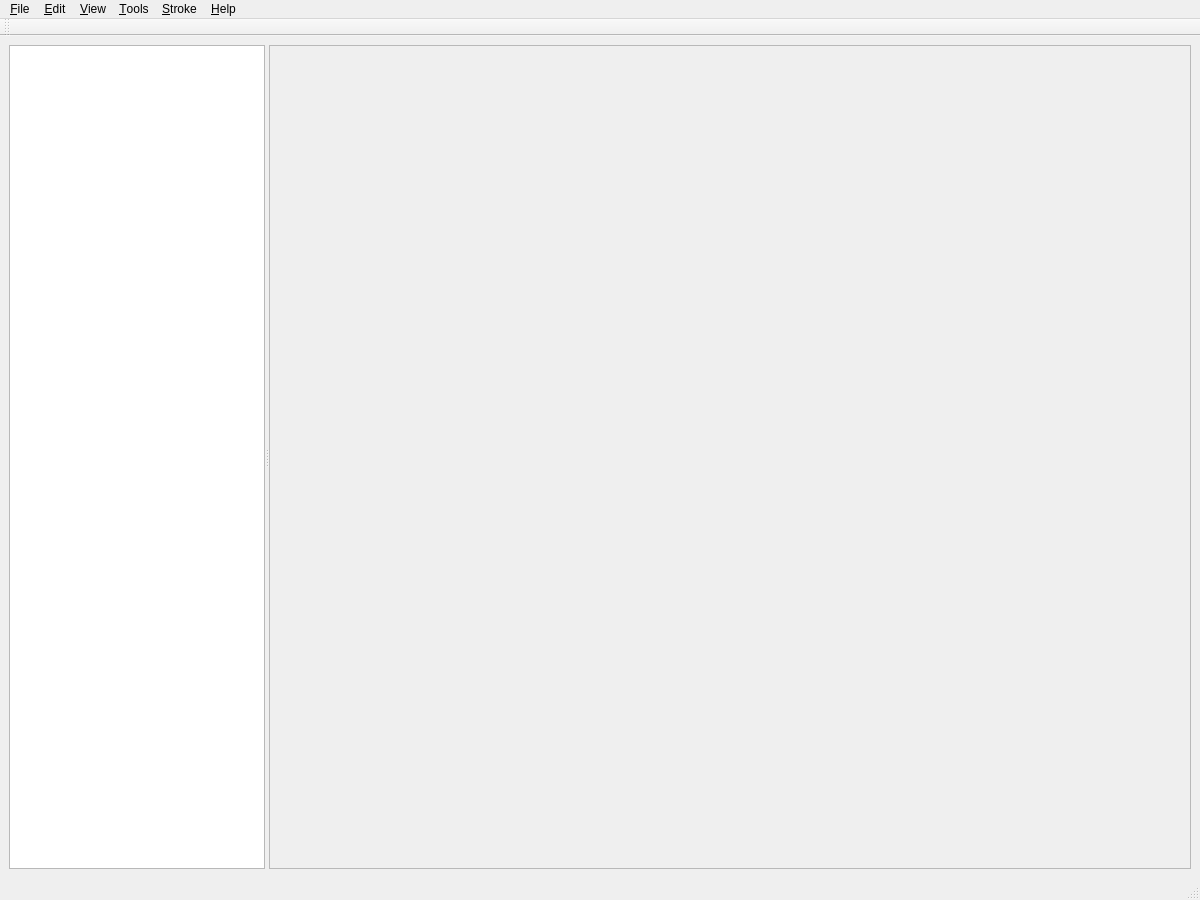
<?xml version="1.0" encoding="UTF-8"?>
<ui version="4.0">
 <class>MainWindow</class>
 <widget class="QMainWindow" name="MainWindow">
  <property name="geometry">
   <rect>
    <x>0</x>
    <y>0</y>
    <width>1200</width>
    <height>900</height>
   </rect>
  </property>
  <property name="windowTitle">
   <string>Tiffany</string>
  </property>
  <widget class="QWidget" name="centralwidget">
   <layout class="QHBoxLayout" name="centralWidgetLayout">
    <item>
     <widget class="QSplitter" name="splitter">
      <property name="orientation">
       <enum>Qt::Horizontal</enum>
      </property>
      <widget class="Bookmarks" name="bookmarks">
       <property name="horizontalScrollBarPolicy">
        <enum>Qt::ScrollBarAlwaysOff</enum>
       </property>
       <property name="selectionMode">
        <enum>QAbstractItemView::ExtendedSelection</enum>
       </property>
       <property name="iconSize">
        <size>
         <width>100</width>
         <height>100</height>
        </size>
       </property>
       <property name="movement">
        <enum>QListView::Static</enum>
       </property>
       <property name="viewMode">
        <enum>QListView::IconMode</enum>
       </property>
      </widget>
      <widget class="QScrollArea" name="scrollArea">
       <property name="sizePolicy">
        <sizepolicy hsizetype="Expanding" vsizetype="Expanding">
         <horstretch>1</horstretch>
         <verstretch>1</verstretch>
        </sizepolicy>
       </property>
       <property name="widgetResizable">
        <bool>true</bool>
       </property>
       <property name="alignment">
        <set>Qt::AlignCenter</set>
       </property>
       <widget class="Viewer" name="viewer">
        <property name="sizePolicy">
         <sizepolicy hsizetype="Fixed" vsizetype="Fixed">
          <horstretch>0</horstretch>
          <verstretch>0</verstretch>
         </sizepolicy>
        </property>
        <layout class="QHBoxLayout" name="scrollAreaLayout"/>
       </widget>
      </widget>
     </widget>
    </item>
   </layout>
  </widget>
  <widget class="QMenuBar" name="menubar">
   <property name="geometry">
    <rect>
     <x>0</x>
     <y>0</y>
     <width>1200</width>
     <height>23</height>
    </rect>
   </property>
   <widget class="QMenu" name="menu_File">
    <property name="title">
     <string>&amp;File</string>
    </property>
    <addaction name="openAct"/>
    <addaction name="insertAct"/>
    <addaction name="replaceAct"/>
    <addaction name="separator"/>
    <addaction name="saveFilesAct"/>
    <addaction name="saveToAct"/>
    <addaction name="separator"/>
    <addaction name="exitAct"/>
   </widget>
   <widget class="QMenu" name="menu_Edit">
    <property name="title">
     <string>&amp;Edit</string>
    </property>
    <addaction name="selectAllAct"/>
    <addaction name="selectOddAct"/>
    <addaction name="selectEvenAct"/>
    <addaction name="separator"/>
    <addaction name="deleteAct"/>
    <addaction name="blankAct"/>
    <addaction name="fontAct"/>
    <addaction name="separator"/>
    <addaction name="rotateCWAct"/>
    <addaction name="rotateCCWAct"/>
    <addaction name="rotate180Act"/>
    <addaction name="mirrorHorizAct"/>
    <addaction name="mirrorVertAct"/>
   </widget>
   <widget class="QMenu" name="menu_View">
    <property name="title">
     <string>&amp;View</string>
    </property>
    <addaction name="zoomInAct"/>
    <addaction name="zoomOutAct"/>
    <addaction name="fitToWindowAct"/>
    <addaction name="fillWindowAct"/>
    <addaction name="fitWidthAct"/>
    <addaction name="fitHeightAct"/>
   </widget>
   <widget class="QMenu" name="menu_Tools">
    <property name="title">
     <string>&amp;Tools</string>
    </property>
    <addaction name="pointerAct"/>
    <addaction name="dropperAct"/>
    <addaction name="floodAct"/>
    <addaction name="pencilAct"/>
    <addaction name="eraserAct"/>
    <addaction name="deskewAct"/>
    <addaction name="despeckleAct"/>
   </widget>
   <widget class="QMenu" name="menu_Stroke">
    <property name="title">
     <string>&amp;Stroke</string>
    </property>
    <addaction name="pix1Act"/>
    <addaction name="pix4Act"/>
    <addaction name="pix8Act"/>
    <addaction name="pix12Act"/>
   </widget>
   <widget class="QMenu" name="menu_Help">
    <property name="title">
     <string>&amp;Help</string>
    </property>
    <addaction name="aboutAct"/>
    <addaction name="aboutQtAct"/>
   </widget>
   <addaction name="menu_File"/>
   <addaction name="menu_Edit"/>
   <addaction name="menu_View"/>
   <addaction name="menu_Tools"/>
   <addaction name="menu_Stroke"/>
   <addaction name="menu_Help"/>
  </widget>
  <widget class="QStatusBar" name="statusbar"/>
  <widget class="QToolBar" name="toolBar">
   <property name="windowTitle">
    <string>toolBar</string>
   </property>
   <property name="toolButtonStyle">
    <enum>Qt::ToolButtonTextUnderIcon</enum>
   </property>
   <attribute name="toolBarArea">
    <enum>TopToolBarArea</enum>
   </attribute>
   <attribute name="toolBarBreak">
    <bool>false</bool>
   </attribute>
  </widget>
  <action name="openAct">
   <property name="icon">
    <iconset resource="rsrc.qrc">
     <normaloff>:/images/assets/file_open.svg</normaloff>:/images/assets/file_open.svg</iconset>
   </property>
   <property name="text">
    <string>&amp;Open</string>
   </property>
  </action>
  <action name="insertAct">
   <property name="icon">
    <iconset resource="rsrc.qrc">
     <normaloff>:/images/assets/file_add.svg</normaloff>:/images/assets/file_add.svg</iconset>
   </property>
   <property name="text">
    <string>&amp;Insert</string>
   </property>
  </action>
  <action name="replaceAct">
   <property name="icon">
    <iconset resource="rsrc.qrc">
     <normaloff>:/images/assets/file_replace.svg</normaloff>:/images/assets/file_replace.svg</iconset>
   </property>
   <property name="text">
    <string>&amp;Replace</string>
   </property>
  </action>
  <action name="saveFilesAct">
   <property name="icon">
    <iconset resource="rsrc.qrc">
     <normaloff>:/images/assets/file_save.svg</normaloff>:/images/assets/file_save.svg</iconset>
   </property>
   <property name="text">
    <string>&amp;Save</string>
   </property>
   <property name="toolTip">
    <string>Save changed files</string>
   </property>
  </action>
  <action name="saveToAct">
   <property name="icon">
    <iconset resource="rsrc.qrc">
     <normaloff>:/images/assets/file_saveas.svg</normaloff>:/images/assets/file_saveas.svg</iconset>
   </property>
   <property name="text">
    <string>Save &amp;To</string>
   </property>
   <property name="toolTip">
    <string>Save changed files to directory</string>
   </property>
  </action>
  <action name="exitAct">
   <property name="text">
    <string>E&amp;xit</string>
   </property>
  </action>
  <action name="selectAllAct">
   <property name="text">
    <string>Select &amp;All</string>
   </property>
  </action>
  <action name="selectOddAct">
   <property name="text">
    <string>Select &amp;Odd</string>
   </property>
  </action>
  <action name="selectEvenAct">
   <property name="text">
    <string>Select &amp;Even</string>
   </property>
  </action>
  <action name="deleteAct">
   <property name="icon">
    <iconset resource="rsrc.qrc">
     <normaloff>:/images/assets/delete.svg</normaloff>:/images/assets/delete.svg</iconset>
   </property>
   <property name="text">
    <string>&amp;Delete</string>
   </property>
  </action>
  <action name="rotateCWAct">
   <property name="icon">
    <iconset resource="rsrc.qrc">
     <normaloff>:/images/assets/rotate_CW.svg</normaloff>:/images/assets/rotate_CW.svg</iconset>
   </property>
   <property name="text">
    <string>&amp;Rotate CW</string>
   </property>
  </action>
  <action name="rotateCCWAct">
   <property name="icon">
    <iconset resource="rsrc.qrc">
     <normaloff>:/images/assets/rotate_CCW.svg</normaloff>:/images/assets/rotate_CCW.svg</iconset>
   </property>
   <property name="text">
    <string>Rotate CCW</string>
   </property>
   <property name="toolTip">
    <string>Rotate CCW</string>
   </property>
  </action>
  <action name="rotate180Act">
   <property name="icon">
    <iconset resource="rsrc.qrc">
     <normaloff>:/images/assets/rotate_180.svg</normaloff>:/images/assets/rotate_180.svg</iconset>
   </property>
   <property name="text">
    <string>Rotate 180</string>
   </property>
  </action>
  <action name="deskewAct">
   <property name="icon">
    <iconset resource="rsrc.qrc">
     <normaloff>:/images/assets/deskew.svg</normaloff>:/images/assets/deskew.svg</iconset>
   </property>
   <property name="text">
    <string>Deskew</string>
   </property>
  </action>
  <action name="despeckleAct">
   <property name="icon">
    <iconset resource="rsrc.qrc">
     <normaloff>:/images/assets/despeckle.svg</normaloff>:/images/assets/despeckle.svg</iconset>
   </property>
   <property name="text">
    <string>Despeckle</string>
   </property>
  </action>
  <action name="zoomInAct">
   <property name="icon">
    <iconset resource="rsrc.qrc">
     <normaloff>:/images/assets/zoom_in.svg</normaloff>:/images/assets/zoom_in.svg</iconset>
   </property>
   <property name="text">
    <string>Zoom &amp;In</string>
   </property>
  </action>
  <action name="zoomOutAct">
   <property name="icon">
    <iconset resource="rsrc.qrc">
     <normaloff>:/images/assets/zoom_out.svg</normaloff>:/images/assets/zoom_out.svg</iconset>
   </property>
   <property name="text">
    <string>Zoom &amp;Out</string>
   </property>
  </action>
  <action name="fitToWindowAct">
   <property name="icon">
    <iconset resource="rsrc.qrc">
     <normaloff>:/images/assets/fit_window.svg</normaloff>:/images/assets/fit_window.svg</iconset>
   </property>
   <property name="text">
    <string>&amp;Fit to Window</string>
   </property>
   <property name="toolTip">
    <string>Fit To Window</string>
   </property>
  </action>
  <action name="fillWindowAct">
   <property name="icon">
    <iconset resource="rsrc.qrc">
     <normaloff>:/images/assets/fill_window.svg</normaloff>:/images/assets/fill_window.svg</iconset>
   </property>
   <property name="text">
    <string>Fil&amp;l Window</string>
   </property>
  </action>
  <action name="fitWidthAct">
   <property name="icon">
    <iconset resource="rsrc.qrc">
     <normaloff>:/images/assets/fit_width.svg</normaloff>:/images/assets/fit_width.svg</iconset>
   </property>
   <property name="text">
    <string>Fit &amp;Width</string>
   </property>
  </action>
  <action name="fitHeightAct">
   <property name="icon">
    <iconset resource="rsrc.qrc">
     <normaloff>:/images/assets/fit_height.svg</normaloff>:/images/assets/fit_height.svg</iconset>
   </property>
   <property name="text">
    <string>Fit &amp;Height</string>
   </property>
  </action>
  <action name="pointerAct">
   <property name="icon">
    <iconset resource="rsrc.qrc">
     <normaloff>:/images/assets/pointer.svg</normaloff>:/images/assets/pointer.svg</iconset>
   </property>
   <property name="text">
    <string>&amp;Pointer</string>
   </property>
  </action>
  <action name="pencilAct">
   <property name="icon">
    <iconset resource="rsrc.qrc">
     <normaloff>:/images/assets/pencil.svg</normaloff>:/images/assets/pencil.svg</iconset>
   </property>
   <property name="text">
    <string>&amp;Pencil</string>
   </property>
  </action>
  <action name="eraserAct">
   <property name="icon">
    <iconset resource="rsrc.qrc">
     <normaloff>:/images/assets/eraser.svg</normaloff>:/images/assets/eraser.svg</iconset>
   </property>
   <property name="text">
    <string>&amp;Eraser</string>
   </property>
  </action>
  <action name="pix1Act">
   <property name="icon">
    <iconset resource="rsrc.qrc">
     <normaloff>:/images/assets/pix1.svg</normaloff>:/images/assets/pix1.svg</iconset>
   </property>
   <property name="text">
    <string>1px</string>
   </property>
  </action>
  <action name="pix4Act">
   <property name="icon">
    <iconset resource="rsrc.qrc">
     <normaloff>:/images/assets/pix4.svg</normaloff>:/images/assets/pix4.svg</iconset>
   </property>
   <property name="text">
    <string>4px</string>
   </property>
  </action>
  <action name="pix8Act">
   <property name="icon">
    <iconset resource="rsrc.qrc">
     <normaloff>:/images/assets/pix8.svg</normaloff>:/images/assets/pix8.svg</iconset>
   </property>
   <property name="text">
    <string>8px</string>
   </property>
  </action>
  <action name="pix12Act">
   <property name="icon">
    <iconset resource="rsrc.qrc">
     <normaloff>:/images/assets/pix12.svg</normaloff>:/images/assets/pix12.svg</iconset>
   </property>
   <property name="text">
    <string>12px</string>
   </property>
   <property name="toolTip">
    <string>12px</string>
   </property>
  </action>
  <action name="aboutAct">
   <property name="text">
    <string>&amp;About</string>
   </property>
  </action>
  <action name="aboutQtAct">
   <property name="text">
    <string>About &amp;Qt</string>
   </property>
  </action>
  <action name="colorAct">
   <property name="icon">
    <iconset resource="rsrc.qrc">
     <normaloff>:/images/assets/fg_color.ico</normaloff>:/images/assets/fg_color.ico</iconset>
   </property>
   <property name="text">
    <string>Color</string>
   </property>
   <property name="toolTip">
    <string>Color Picker</string>
   </property>
  </action>
  <action name="undoAct">
   <property name="icon">
    <iconset resource="rsrc.qrc">
     <normaloff>:/images/assets/undo.svg</normaloff>:/images/assets/undo.svg</iconset>
   </property>
   <property name="text">
    <string>Undo</string>
   </property>
   <property name="toolTip">
    <string>Undo previous image edit</string>
   </property>
  </action>
  <action name="redoAct">
   <property name="icon">
    <iconset resource="rsrc.qrc">
     <normaloff>:/images/assets/redo.svg</normaloff>:/images/assets/redo.svg</iconset>
   </property>
   <property name="text">
    <string>Redo</string>
   </property>
   <property name="toolTip">
    <string>Undo previous undo</string>
   </property>
  </action>
  <action name="grayscaleAct">
   <property name="icon">
    <iconset resource="rsrc.qrc">
     <normaloff>:/images/assets/grayscale.svg</normaloff>:/images/assets/grayscale.svg</iconset>
   </property>
   <property name="text">
    <string>to Grayscale</string>
   </property>
   <property name="toolTip">
    <string>Convert to grayscale</string>
   </property>
  </action>
  <action name="binaryAct">
   <property name="icon">
    <iconset resource="rsrc.qrc">
     <normaloff>:/images/assets/binary.svg</normaloff>:/images/assets/binary.svg</iconset>
   </property>
   <property name="text">
    <string>to Binary</string>
   </property>
   <property name="toolTip">
    <string>Convert to binary (Otsu)</string>
   </property>
  </action>
  <action name="adaptiveBinaryAct">
   <property name="icon">
    <iconset resource="rsrc.qrc">
     <normaloff>:/images/assets/a_binary.svg</normaloff>:/images/assets/a_binary.svg</iconset>
   </property>
   <property name="text">
    <string>Adaptive Binary</string>
   </property>
   <property name="toolTip">
    <string>Convert to binary (Adaptive)</string>
   </property>
  </action>
  <action name="blankAct">
   <property name="icon">
    <iconset resource="rsrc.qrc">
     <normaloff>:/images/assets/blank.svg</normaloff>:/images/assets/blank.svg</iconset>
   </property>
   <property name="text">
    <string>Blank Page</string>
   </property>
   <property name="toolTip">
    <string>Erase page and insert 'Blank'</string>
   </property>
  </action>
  <action name="fontAct">
   <property name="icon">
    <iconset resource="rsrc.qrc">
     <normaloff>:/images/assets/font_select.svg</normaloff>:/images/assets/font_select.svg</iconset>
   </property>
   <property name="text">
    <string>Select Font</string>
   </property>
   <property name="toolTip">
    <string>Font selection dialog</string>
   </property>
  </action>
  <action name="dropperAct">
   <property name="icon">
    <iconset resource="rsrc.qrc">
     <normaloff>:/images/assets/dropper.svg</normaloff>:/images/assets/dropper.svg</iconset>
   </property>
   <property name="text">
    <string>Dropper</string>
   </property>
   <property name="toolTip">
    <string>Erase all pixels with similiar color to selection</string>
   </property>
  </action>
  <action name="floodAct">
   <property name="icon">
    <iconset resource="rsrc.qrc">
     <normaloff>:/images/assets/flood.svg</normaloff>:/images/assets/flood.svg</iconset>
   </property>
   <property name="text">
    <string>Flood Fill</string>
   </property>
   <property name="toolTip">
    <string>Erase all pixels with similiar color contiguous with selection</string>
   </property>
  </action>
  <action name="mirrorHorizAct">
   <property name="icon">
    <iconset resource="rsrc.qrc">
     <normaloff>:/images/assets/mirror_horiz.svg</normaloff>:/images/assets/mirror_horiz.svg</iconset>
   </property>
   <property name="text">
    <string>Horizontal Mirror</string>
   </property>
  </action>
  <action name="mirrorVertAct">
   <property name="icon">
    <iconset resource="rsrc.qrc">
     <normaloff>:/images/assets/mirror_vert.svg</normaloff>:/images/assets/mirror_vert.svg</iconset>
   </property>
   <property name="text">
    <string>Vertical Mirror</string>
   </property>
  </action>
 </widget>
 <customwidgets>
  <customwidget>
   <class>Bookmarks</class>
   <extends>QListWidget</extends>
   <header>src/bookmarks.h</header>
  </customwidget>
  <customwidget>
   <class>Viewer</class>
   <extends>QWidget</extends>
   <header>src/viewer.h</header>
   <container>1</container>
  </customwidget>
 </customwidgets>
 <resources>
  <include location="rsrc.qrc"/>
 </resources>
 <connections/>
</ui>
